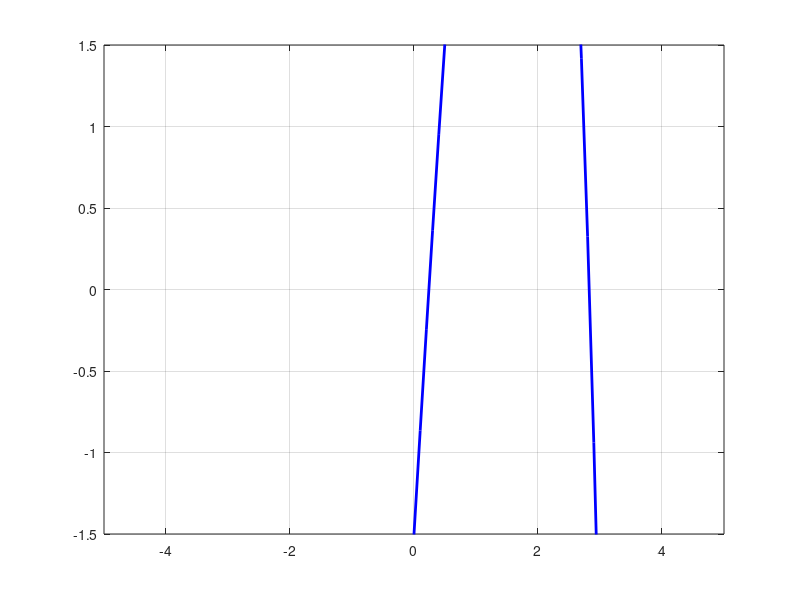

This figure's MATLAB source:
%Realizacja zadania 1
clear; 
%Generowanie wylresu funkcji aby sprawdzić poprwaność otrzymanych rozwiązań 
% Define values for x, y1, and y2
x  = -5: .1 : 5;
y = 1.4*sin(x)-e.^(x)+6*(x)-0.5; 

% Plot y vs. x (blue, solid)
figure
plot(x, y, 'b','LineWidth', 2)
grid on
% Set the axis limits
axis([-5 5 -1.5 1.5])
